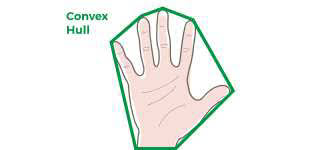
#> input picture download.jpg, 334 x 150 px, given in place of the camera
$ jupyter execute Project.ipynb   (older library calls are emulated)   (text cells are left out)
#> lines starting #> are read from the running program, lines starting #| are printed output that depends on the picture; after the words box and inside, x2 and y2 are one past the last pixel; in counts of white or black regions, pixels touching at a corner belong together
[cell 1]
#Importing the required libraries
import cv2
import numpy as np

from sklearn.metrics import pairwise

[cell 2]
#Creating some global variables
background=None

accumulated_weight = 0.5

roi_top = 20
roi_bottom = 300
roi_right = 300
roi_left = 600

[cell 3]
def calc_accum_avg(frame,accumulated_weight):
    global background

    if background is None:
        background = frame.copy().astype('float')
        #Returns None only the first time, when background is None
        return None
    #Subsequently returns nothing
    cv2.accumulateWeighted(frame,background,accumulated_weight)

[cell 4]
# [15 lines left out: function segment, not called in this run]

[cell 5]
# [47 lines left out: function fingerCount, not called in this run]

[cell 6]
pairwise.euclidean_distances([(3,4)],[(4,5),(5,6)])

[cell 7]
cam = cv2.VideoCapture(0)

num_frames = 0

width = int(cam.get(cv2.CAP_PROP_FRAME_WIDTH))
height = int(cam.get(cv2.CAP_PROP_FRAME_HEIGHT))

#Creating the video writer object
writer = cv2.VideoWriter('hand_capture.mp4', cv2.VideoWriter_fourcc(*'VIDX'),25, (width, height))

while True:

    ret, frame = cam.read()
#> frame is the input picture: shape (150, 334, 3); mean B, G, R 241.5, 244.5, 243.1

    frame = cv2.flip(frame,1)
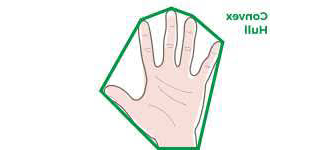
#> frame: shape (150, 334, 3); mean B, G, R 241.5, 244.5, 243.1

    frame_copy = frame.copy()

    roi = frame[roi_top:roi_bottom,roi_right:roi_left]
#> roi: shape (130, 34, 3); every value is 255

    #Converting our image to grayscale
    grayscale = cv2.cvtColor(roi,cv2.COLOR_BGR2GRAY)
#> grayscale: shape (130, 34); every value is 255

    #Blurring the image using a Gaussian kernel
    grayscale = cv2.GaussianBlur(grayscale,(7,7),0)

    #Getting the background from the first 60 frames
    if num_frames < 60:
        calc_accum_avg(grayscale, accumulated_weight)
#> in calc_accum_avg, `background = frame.copy().astype('float')`: background: shape (130, 34) float64; every value is 255

        if num_frames <= 59:
            cv2.putText(frame_copy, 'Getting background...', (200,400),cv2.FONT_HERSHEY_DUPLEX,1,(0,255,0),2)
            cv2.imshow('Finger count',frame_copy)
    else:
        hand = segment(grayscale)

        if hand:
            thresh, handSegment = hand

            #We draw contours around the hand during the live stream
            cv2.drawContours(frame_copy,[handSegment+(roi_right,roi_top)],-1,(255,0,0),5)

            num_fingers = fingerCount(thresh, handSegment, 0.85)

            cv2.putText(frame_copy, str(num_fingers),(70,45),cv2.FONT_HERSHEY_DUPLEX,1,(0,0,255),2)

            cv2.imshow('Thresholded', thresh)

    #Writing the video to file
    writer.write(frame_copy)
    #Drawing the rectangular ROI
    cv2.rectangle(frame_copy,(roi_left,roi_top),(roi_right,roi_bottom),(0,0,255),5)
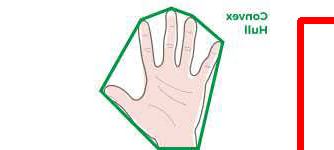
#> frame_copy: shape (150, 334, 3); 2.27% of pixels changed, all inside (x1, y1, x2, y2) = (297, 17, 334, 150)

    num_frames += 1

    cv2.imshow('Finger count',frame_copy)

    k = cv2.waitKey(1) & 0xFF
#> (key Esc is pressed here)

    if k==27:
        break

cam.release()
writer.release()
cv2.destroyAllWindows()

$ run again, on Capture.PNG
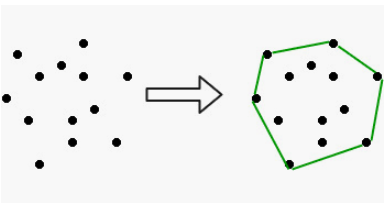
#> input picture Capture.PNG, 387 x 203 px, given in place of the camera
#> frame is the input picture: shape (203, 387, 3); mean B, G, R 239.4, 240.9, 239.4
#> `grayscale = cv2.GaussianBlur(grayscale,(7,7),0)`:
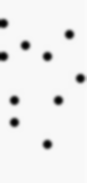
#> grayscale: shape (183, 87); min 1, max 250, mean 238.4
#> `cv2.rectangle(frame_copy,(roi_left,roi_top),(roi_right,roi_bottom),(0,..`:
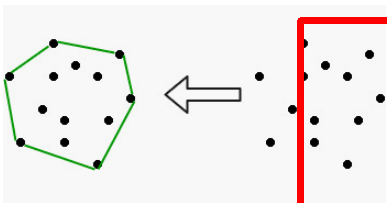
#> frame_copy: shape (203, 387, 3); mean B, G, R 233.7, 235.2, 239.8
